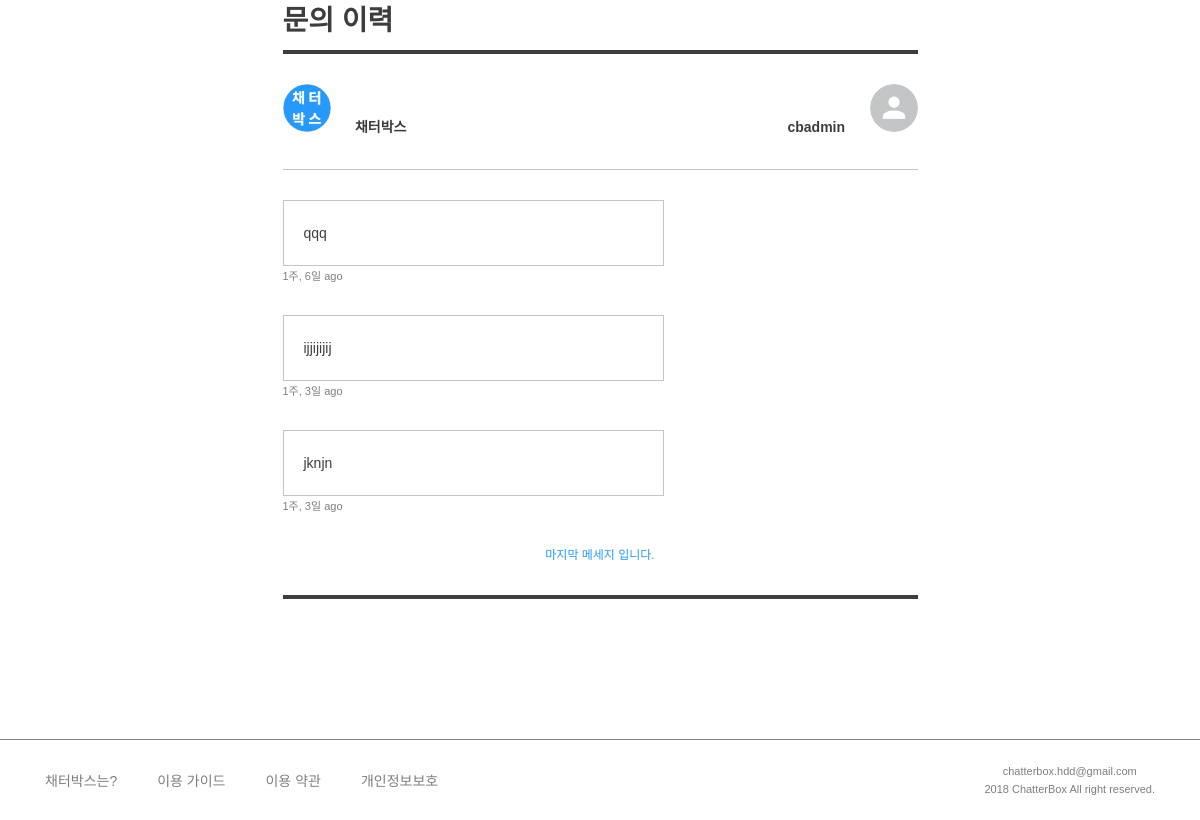
Page /member/contact/ (signed in, lower part) on the earlier database version.
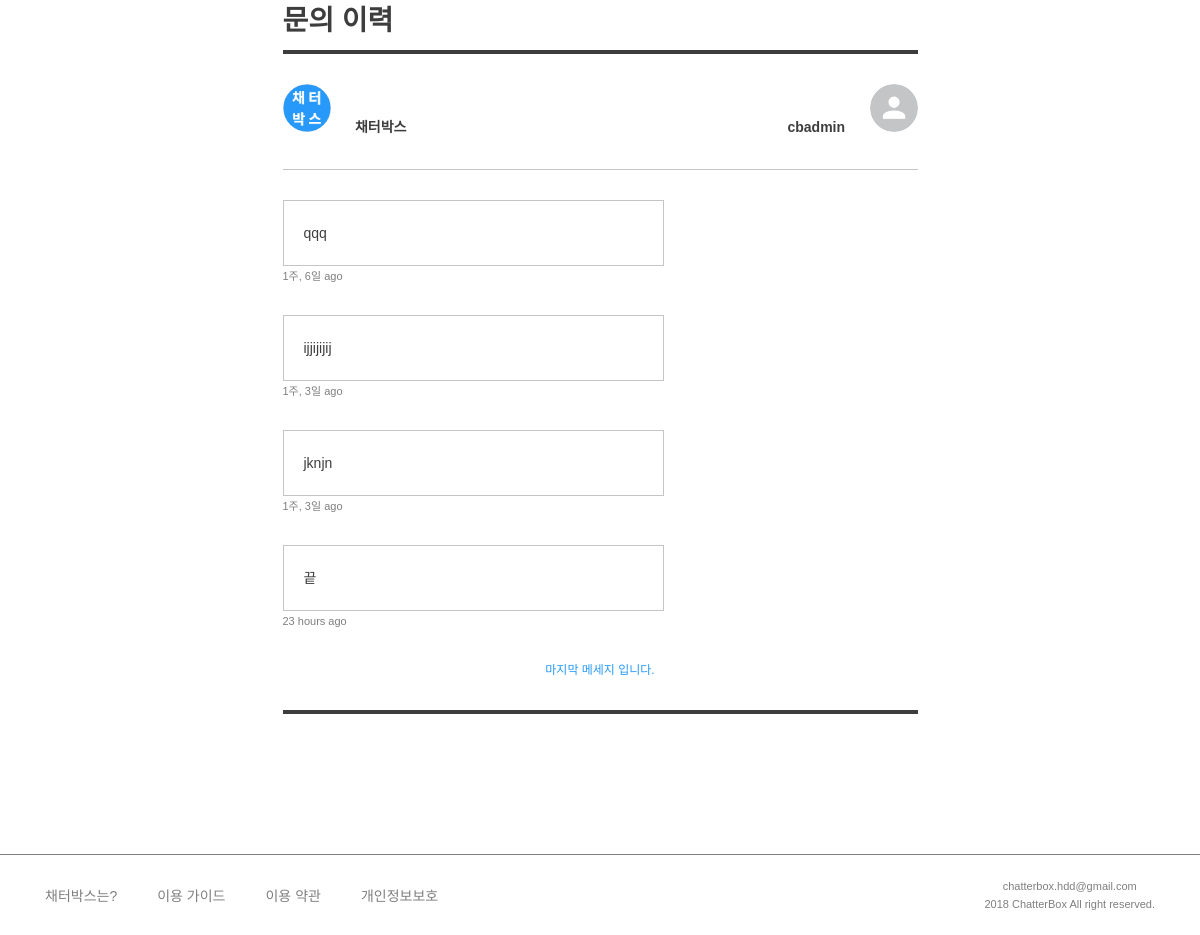
Same page on the later database version.
### member/models.py (models this page shows, shortened)
class ContactChat(models.Model):
    owner = models.ForeignKey(settings.AUTH_USER_MODEL, related_name='owner')
    author = models.ForeignKey(settings.AUTH_USER_MODEL, related_name='author')
    created_at = models.DateTimeField(auto_now_add=True, null=True)
    content = models.TextField()
    @property
    def natural_time(self):
        return naturaltime(self.created_at)

### member/views.py (the view)
@login_required
def contact(request):
    user = request.user
    chats = ContactChat.objects.filter(owner=user)
    chat_form = ContactChatForm()
    context = {
        'user': user,
        'chats': chats,
        'chat_form': chat_form,
    }
    return render(request, 'member/contact.html', context)

### templates/member/contact.html (shortened to what this page needs)
{% extends 'base.html' %}
{% load static %}
{% block customCSS %}
<link rel="stylesheet" href="{% static 'css/member/my_page.css' %}">
<link rel="stylesheet" href="{% static 'css/member/contact.css' %}">
{% endblock %}
{% block content %}
<div class="row justify-content-center">
    <div class="col-md-7 mypage">
        <div class="mypage-body">
            <div class="tab-pane" id="pills-contact">
                <div class="chat-list">
                    <h3>문의 이력</h3>
                    <div class="list-header">
                        <div class="admin-header">
                            <img class="category-icon" src="{% static '/img/categories/all.png' %}" />
                            <h6>채터박스</h6>
                        </div>
                        <div class="user-header">
                            <h6>{{ user.username }}</h6>
                            <img class="profile_image" src="/media/{{ user.profile_image }}" />
                        </div>
                    </div>
                    <div class="list-body">
                        <div class="load-chat">
                            {% if chats %}
                            {% for chat in chats.all %}
                            {% if chat.author.is_staff %}
                            <div class="chat admin">
                                <h6>{{ chat.content }}</h6>
                                <span>{{ chat.natural_time }}</span>
                            </div>
                            {% else %}
                            <div class="chat">
                                <h6>{{ chat.content }}</h6>
                                <span>{{ chat.natural_time }}</span>
                            </div>
                            {% endif %}
                            {% endfor %}
                            <p>마지막 메세지 입니다.</p>
                            {% else %}
                            <div class="empty">
                                <h3>문의 이력이 없습니다.</h3>
                                <img src="{% static '/img/help-empty.png' %}" alt="">
                                <p>질문을 등록해 놓으시면 채터박스가<br />확인 후에 답변을 남겨드려요.<br />질문이 아닌 단순한 글에는 답변이 달리지 않아요.</p>
                            </div>
                            {% endif%}
                        </div>
                    </div>
                </div>
            </div>
        </div>
    </div>
</div>
{% endblock %}

Differences in the rows shown:
added ContactChat: content "끝", natural_time "23 hours ago"
